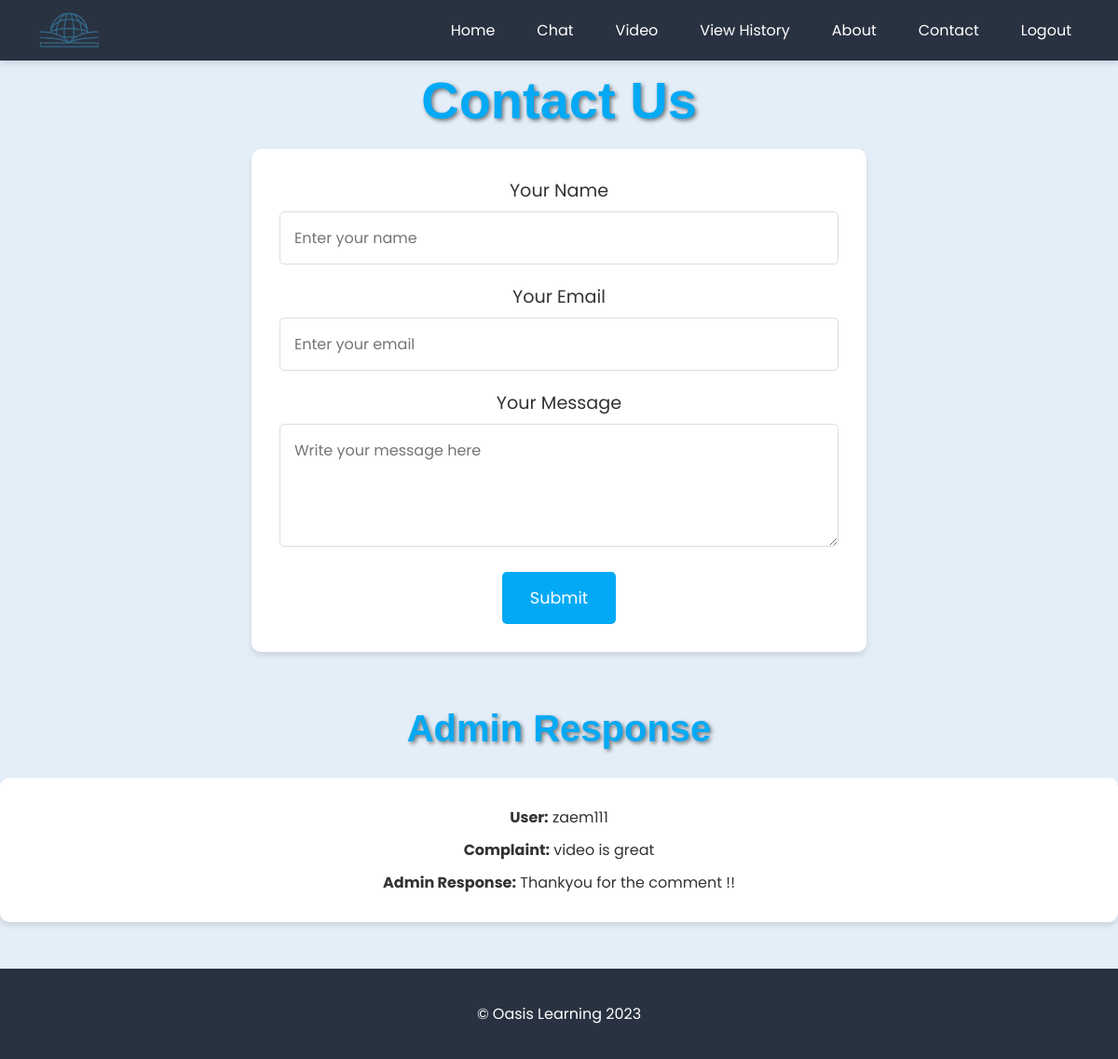
The page /Contact/ (signed in) on the database its author committed.
### oasisApp/models.py (models this page shows, shortened)
class Complaint(models.Model):
    user = models.ForeignKey(User, on_delete=models.CASCADE)
    description = models.TextField()
    status = models.CharField(max_length=100, default='Pending')
    respond = models.TextField(blank=True, null=True)

### oasisApp/views.py (the view, shortened to what this page needs)
# urls.py: path('Contact/', views.ContactUs,name='Contact'),
@login_required(login_url='Login')
def ContactUs(request):
    user_complaints_with_responses = Complaint.objects.filter(user=request.user, respond__isnull=False)
    return render(request, "Contact.html", {'user_complaints_with_responses': user_complaints_with_responses})

### oasisApp/templates/Contact.html (shortened to what this page needs)
{% load static %}
<!DOCTYPE html>
<html lang="en">
<head>
</head>
<body>
    <nav class="navbar">
        <div class="navbar-logo">
            <img src="{% static 'images/OasisLogo.png' %}" alt="Oasis Learning Logo">
        </div>
        <ul class="navbar-links">
            <li class="nav-item"><a href="{% url 'Home' %}" class="nav-link">Home</a></li>
            <li class="nav-item"><a href="{% url 'Chat' %}" class="nav-link">Chat</a></li>
            <li class="nav-item"><a href="{% url 'video' %}" class="nav-link">Video</a></li>
            <li class="nav-item"><a href="{% url 'Viewhistory' %}" class="nav-link">View History</a></li>
            <li class="nav-item"><a href="{% url 'About' %}" class="nav-link">About</a></li>
            <li class="nav-item"><a href="{% url 'Contact' %}" class="nav-link">Contact</a></li>
            <li class="nav-item"><a href="{% url 'Logout' %}" id="logoutBtn" class="nav-link">Logout</a></li>
        </ul>
    </nav>
    <div class="contact-us-content">
        <h1 class="contact-us-title">Contact Us</h1>
        <div class="contact-us-form">
            <form action="#" method="post">
                <div class="form-group">
                    <label for="name">Your Name</label>
                    <input type="text" id="name" name="name" placeholder="Enter your name" required>
                </div>
                <div class="form-group">
                    <label for="email">Your Email</label>
                    <input type="email" id="email" name="email" placeholder="Enter your email" required>
                </div>
                <div class="form-group">
                    <label for="message">Your Message</label>
                    <textarea id="message" name="message" rows="4" placeholder="Write your message here" required></textarea>
                </div>
                <button type="submit" class="submit-btn">Submit</button>
            </form>
        </div>
    </div>
    <div class="user-complaints-with-responses">
        <h1 class="contact-us-title">Admin Response</h1>
        {% for complaint in user_complaints_with_responses %}
        <div class="complaint">
            <p><strong>User:</strong> {{ complaint.user.username }}</p>
            <p><strong>Complaint:</strong> {{ complaint.description }}</p>
            <p><strong>Admin Response:</strong> {{ complaint.respond }}</p>
        </div>
        {% endfor %}
    </div>
    <footer class="footer">
        <p class="footer-copyright">&copy; Oasis Learning 2023</p>
    </footer>
</body>
</html>

### oasisApp/templates/Contact.html (style rules this page uses)
body { font-family: 'Poppins', sans-serif; margin: 0; padding: 0; background-color: #E4EEF8; color: #333; }
.navbar { background-color: #293241; font-family: 'Poppins', sans-serif; color: white; padding: 20px; display: flex; justify-content: space-between; box-shadow: 0 4px 6px rgba(0, 0, 0, 0.1); }
.navbar-logo { transform: scale(6.5); display: flex; align-items: center; }
.navbar-logo img { width: 25px; height: auto; margin-left: 10px; }
.navbar-links { display: flex; list-style-type: none; padding: 0; margin: 0; }
.nav-item { margin-right: 15px; }
.nav-link { color: white; text-decoration: none; padding: 8px 15px; border-radius: 5px; transition: background-color 0.3s ease-in-out; }
.contact-us-content { padding: 50px 20px; text-align: center; }
.contact-us-title { font-size: 3.5em; margin-top: -40px; margin-bottom: 20px; font-family: sans-serif; color: #03A9F4; text-shadow: 2px 2px 4px rgba(0, 0, 0, 0.5); }
.contact-us-form { font-family: 'Poppins', sans-serif; max-width: 600px; margin: 0 auto; background-color: #fff; padding: 30px; border-radius: 10px; box-shadow: 0 4px 6px rgba(0, 0, 0, 0.1); }
.form-group { margin-bottom: 20px; }
.form-group label { display: block; font-size: 1.2em; margin-bottom: 8px; color: #333; }
.form-group input, .form-group textarea { width: 100%; padding: 15px; font-size: 1em; border: 1px solid #ddd; border-radius: 5px; transition: box-shadow 0.3s ease-in-out; box-sizing: border-box; font-family: 'Poppins', sans-serif; }
.form-group textarea { resize: vertical; font-family: 'Poppins', sans-serif; }
.submit-btn { background-color: #03A9F4; color: white; padding: 15px 30px; border: none; border-radius: 5px; cursor: pointer; font-size: 1.1em; font-family: 'Roboto', sans-serif; transition: background-color 0.3s ease-in-out; display: block; margin: 0 auto; font-family: 'Poppins', sans-serif; }
.footer { background-color: #293241; color: white; padding: 20px; text-align: center; margin-top: 50px; }
.footer-copyright { font-size: 1em; }
.user-complaints-with-responses { margin-top: 50px; text-align: center; }
.complaint { background-color: #fff; border-radius: 10px; box-shadow: 0 4px 6px rgba(0, 0, 0, 0.1); padding: 20px; margin-bottom: 20px; }
.complaint p { margin: 10px 0; }
.complaint strong { font-weight: bold; }
.user-complaints-with-responses h1 { font-size: 2.5em; margin-bottom: 30px; color: #03A9F4; text-shadow: 2px 2px 4px rgba(0, 0, 0, 0.5); }

### rows shown on the page
Complaint: user.username "zaem111", description "video is great", respond "Thankyou for the comment !!"
